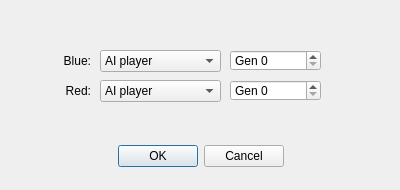
<?xml version="1.0" encoding="UTF-8"?>
<ui version="4.0">
 <class>conquest_ui::NewSandboxDialog</class>
 <widget class="QDialog" name="conquest_ui::NewSandboxDialog">
  <property name="geometry">
   <rect>
    <x>0</x>
    <y>0</y>
    <width>400</width>
    <height>190</height>
   </rect>
  </property>
  <property name="minimumSize">
   <size>
    <width>400</width>
    <height>190</height>
   </size>
  </property>
  <property name="maximumSize">
   <size>
    <width>400</width>
    <height>190</height>
   </size>
  </property>
  <property name="windowTitle">
   <string>New sandbox window</string>
  </property>
  <property name="modal">
   <bool>true</bool>
  </property>
  <widget class="QDialogButtonBox" name="button_box">
   <property name="geometry">
    <rect>
     <x>10</x>
     <y>140</y>
     <width>381</width>
     <height>32</height>
    </rect>
   </property>
   <property name="orientation">
    <enum>Qt::Horizontal</enum>
   </property>
   <property name="standardButtons">
    <set>QDialogButtonBox::Cancel|QDialogButtonBox::Ok</set>
   </property>
   <property name="centerButtons">
    <bool>true</bool>
   </property>
  </widget>
  <widget class="QComboBox" name="blue_player_type">
   <property name="geometry">
    <rect>
     <x>100</x>
     <y>50</y>
     <width>121</width>
     <height>22</height>
    </rect>
   </property>
   <item>
    <property name="text">
     <string>AI player</string>
    </property>
   </item>
   <item>
    <property name="text">
     <string>Human player</string>
    </property>
   </item>
   <item>
    <property name="text">
     <string>Handcrafted</string>
    </property>
   </item>
   <item>
    <property name="text">
     <string>Random orders</string>
    </property>
   </item>
  </widget>
  <widget class="QLabel" name="label_4">
   <property name="geometry">
    <rect>
     <x>30</x>
     <y>50</y>
     <width>61</width>
     <height>21</height>
    </rect>
   </property>
   <property name="text">
    <string>Blue:</string>
   </property>
   <property name="alignment">
    <set>Qt::AlignRight|Qt::AlignTrailing|Qt::AlignVCenter</set>
   </property>
  </widget>
  <widget class="QLabel" name="label_5">
   <property name="geometry">
    <rect>
     <x>30</x>
     <y>80</y>
     <width>61</width>
     <height>21</height>
    </rect>
   </property>
   <property name="text">
    <string>Red:</string>
   </property>
   <property name="alignment">
    <set>Qt::AlignRight|Qt::AlignTrailing|Qt::AlignVCenter</set>
   </property>
  </widget>
  <widget class="QComboBox" name="red_player_type">
   <property name="geometry">
    <rect>
     <x>100</x>
     <y>80</y>
     <width>121</width>
     <height>22</height>
    </rect>
   </property>
   <item>
    <property name="text">
     <string>AI player</string>
    </property>
   </item>
   <item>
    <property name="text">
     <string>Human player</string>
    </property>
   </item>
   <item>
    <property name="text">
     <string>Handcrafted</string>
    </property>
   </item>
   <item>
    <property name="text">
     <string>Random orders</string>
    </property>
   </item>
  </widget>
  <widget class="QSpinBox" name="blue_player_generation">
   <property name="geometry">
    <rect>
     <x>230</x>
     <y>50</y>
     <width>91</width>
     <height>21</height>
    </rect>
   </property>
   <property name="prefix">
    <string notr="true">Gen </string>
   </property>
   <property name="maximum">
    <number>999999999</number>
   </property>
  </widget>
  <widget class="QSpinBox" name="red_player_generation">
   <property name="geometry">
    <rect>
     <x>230</x>
     <y>80</y>
     <width>91</width>
     <height>21</height>
    </rect>
   </property>
   <property name="prefix">
    <string notr="true">Gen </string>
   </property>
   <property name="maximum">
    <number>999999999</number>
   </property>
  </widget>
 </widget>
 <tabstops>
  <tabstop>blue_player_type</tabstop>
  <tabstop>blue_player_generation</tabstop>
  <tabstop>red_player_type</tabstop>
  <tabstop>red_player_generation</tabstop>
 </tabstops>
 <resources/>
 <connections>
  <connection>
   <sender>button_box</sender>
   <signal>accepted()</signal>
   <receiver>conquest_ui::NewSandboxDialog</receiver>
   <slot>accept()</slot>
   <hints>
    <hint type="sourcelabel">
     <x>200</x>
     <y>155</y>
    </hint>
    <hint type="destinationlabel">
     <x>199</x>
     <y>94</y>
    </hint>
   </hints>
  </connection>
  <connection>
   <sender>button_box</sender>
   <signal>rejected()</signal>
   <receiver>conquest_ui::NewSandboxDialog</receiver>
   <slot>reject()</slot>
   <hints>
    <hint type="sourcelabel">
     <x>200</x>
     <y>155</y>
    </hint>
    <hint type="destinationlabel">
     <x>199</x>
     <y>94</y>
    </hint>
   </hints>
  </connection>
 </connections>
</ui>
